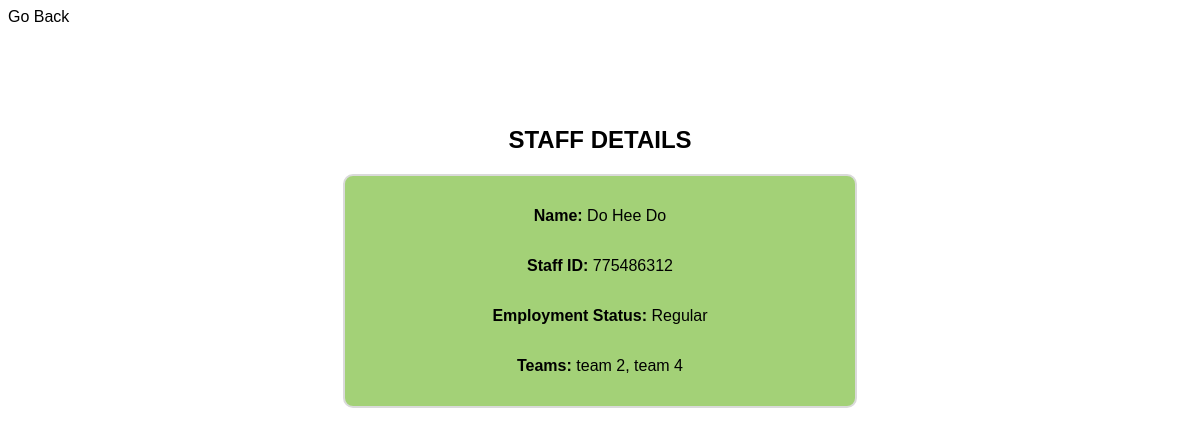
Page /details.php?id=6 on the committed database.
### tables this page shows
CREATE TABLE `users` (
  `id` int(11) NOT NULL,
  `first_name` varchar(255) NOT NULL,
  `last_name` varchar(255) NOT NULL,
  `staff_id` int(11) NOT NULL,
  `employment_status` varchar(50) NOT NULL
);

### details.php (the view, shortened to what this page needs)
<?php
include("connection.php");
if ($_SERVER["REQUEST_METHOD"] == "GET"){
    $userID = $_GET["id"];
    $userQuery = "SELECT * FROM users WHERE id = $userID";
    $userResult = $connection-> query($userQuery);
    $user = $userResult-> fetch_assoc();
    $userTeamsQuery = "SELECT t.name FROM team_user tu
                        JOIN teams t ON tu.team_id = t.id
                        WHERE tu.user_id = $userID";
    $userTeamsResult = $connection-> query($userTeamsQuery);
    $userTeamsName = [];
    while ($row = $userTeamsResult-> fetch_assoc()){
        $userTeamsName[] = $row["name"];
    }
}
?>
<!DOCTYPE html>
<html lang = "en">
<head>
    <link rel="stylesheet" href="styles.css">
</head>
<body>
    <a href = "index.php">Go Back</a>
    <div class = "container">
        <h2>STAFF DETAILS</h2>
        <div id = "deets">
            <p><strong>Name:</strong> <?php echo "{$user['first_name']} {$user['last_name']}"; ?></p>
            <p><strong>Staff ID:</strong> <?php echo $user['staff_id']; ?></p>
            <p><strong>Employment Status:</strong> <?php echo $user['employment_status']; ?></p>
            <p><strong>Teams:</strong> <?php echo implode(", ", $userTeamsName); ?></p>
        </div>
    </div>
</body>
</html>

### styles.css (style rules this page uses)
html * { font-family: Helvetica, sans-serif; color: black; }
.container { margin-top: 10vh; display: flex; flex-direction: column; flex-wrap: nowrap; align-items: center; justify-content: flex-start; align-content: center; }
.table_container, #create_form, #deets { border: 2px solid #dadada; border-radius: 10px; }
h2 { text-align: center; }
a { text-decoration: none; }
#create_form, #deets { padding: 15px; display: flex; flex-direction: column; width: 60vh; background: #1688CA; }
#deets { background-color: #A3D177; text-align: center; }

### rows in the picture
users: first_name "Do Hee", last_name "Do", staff "775486312", employment_status "Regular"

### other values in the picture
implode(", ", $userTeamsName) "team 2, team 4"
